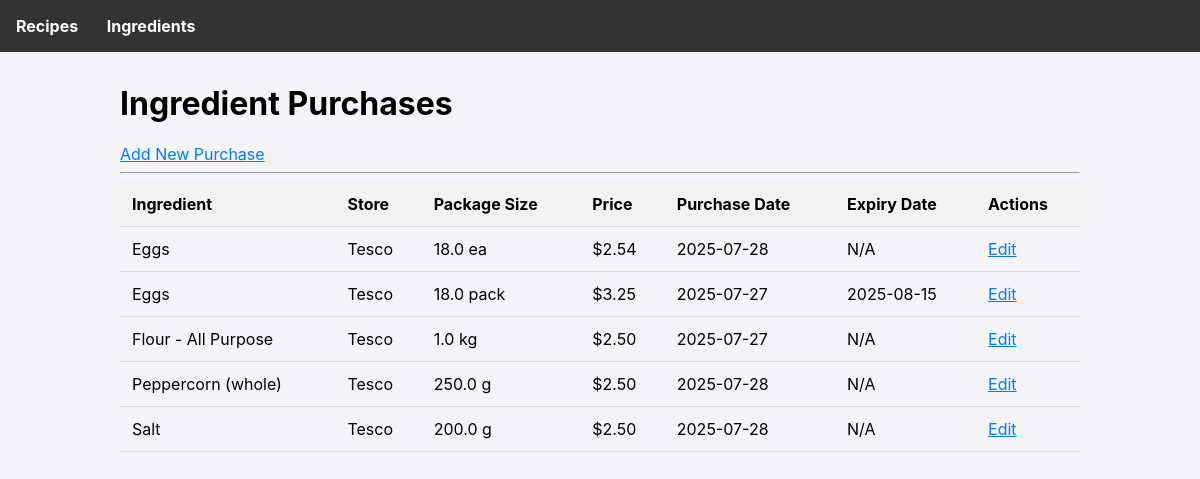
The page /ingredients on the database as committed earlier.
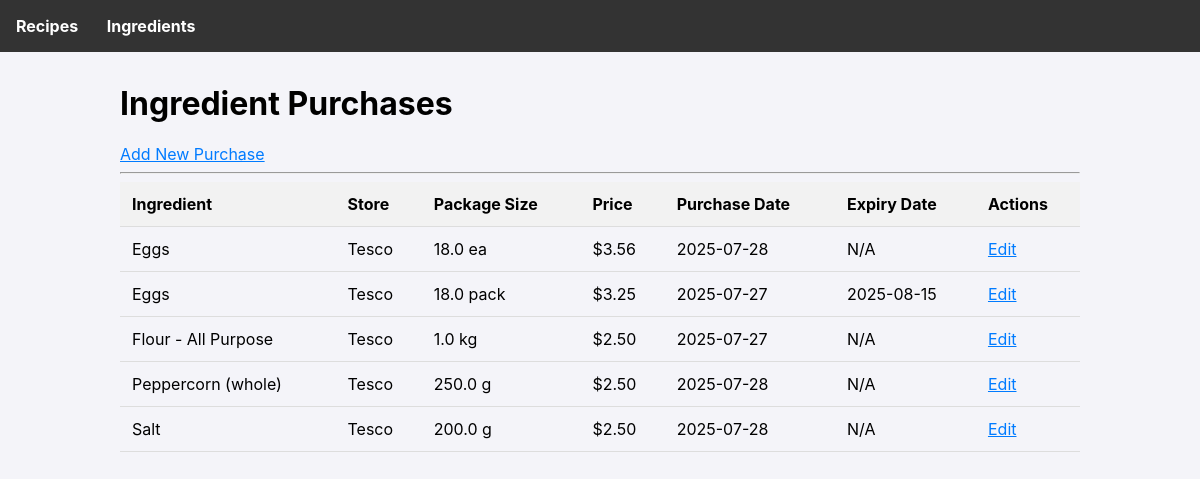
The same page on the database as committed later.
### tables this page shows
CREATE TABLE ingredient_purchases (
        id INTEGER PRIMARY KEY AUTOINCREMENT,
        ingredient_id INTEGER NOT NULL,
        store TEXT,
        package_amount REAL NOT NULL,
        package_unit TEXT NOT NULL,
        price REAL NOT NULL,
        purchase_date TEXT NOT NULL,
        expiry_date TEXT,
        FOREIGN KEY (ingredient_id) REFERENCES ingredients (id)
    );

CREATE TABLE ingredients (
        id INTEGER PRIMARY KEY AUTOINCREMENT,
        name TEXT UNIQUE NOT NULL
    );

### app.py (the view)
@app.route('/ingredients')
def list_ingredients():
    db = get_db()
    purchases = db.execute('''
        SELECT ip.*, i.name
        FROM ingredient_purchases ip
        JOIN ingredients i ON ip.ingredient_id = i.id
        ORDER BY i.name, ip.purchase_date DESC
    ''').fetchall()
    return render_template('ingredients.html', purchases=purchases)

### app.py (called while the page is built)
def get_db():
    if 'db' not in g:
        g.db = sqlite3.connect(DATABASE)
        g.db.row_factory = sqlite3.Row
    return g.db

### templates/ingredients.html
{% extends 'base.html' %}
{% block content %}
    <h1>Ingredient Purchases</h1>
    <a href="{{ url_for('add_ingredient') }}">Add New Purchase</a>
    <hr>
    <table>
        <thead>
            <tr>
                <th>Ingredient</th>
                <th>Store</th>
                <th>Package Size</th>
                <th>Price</th>
                <th>Purchase Date</th>
                <th>Expiry Date</th>
                <th>Actions</th>
            </tr>
        </thead>
        <tbody>
            {% for p in purchases %}
            <tr>
                <td>{{ p.name }}</td>
                <td>{{ p.store }}</td>
                <td>{{ p.package_amount }} {{ p.package_unit }}</td>
                <td>${{ '%.2f'|format(p.price) }}</td>
                <td>{{ p.purchase_date }}</td>
                <td>{{ p.expiry_date or 'N/A' }}</td>
                <td>
                    <a href="{{ url_for('edit_ingredient', purchase_id=p.id) }}">Edit</a>
                </td>
            </tr>
            {% else %}
            <tr>
                <td colspan="7">No ingredient purchases found.</td>
            </tr>
            {% endfor %}
        </tbody>
    </table>
{% endblock %}

### templates/base.html (shortened to what this page needs)
<!doctype html>
<html lang="en">
<head>
</head>
<body>
    <nav>
        <a href="{{ url_for('index') }}">Recipes</a>
        <a href="{{ url_for('list_ingredients') }}">Ingredients</a>
    </nav>
    <div class="container">
        {% block content %}{% endblock %}
    </div>
</body>
</html>

### templates/base.html (style rules this page uses)
body { font-family: -apple-system, BlinkMacSystemFont, "Segoe UI", Roboto, "Helvetica Neue", Arial, sans-serif; margin: 0; background-color: #f4f4f9; }
nav { background-color: #333; padding: 1rem; }
nav a { color: white; text-decoration: none; margin-right: 1.5rem; font-weight: bold; }
.container { max-width: 960px; margin: 2rem auto; padding: 0 1rem; }
a { color: #007bff; }
table { width: 100%; border-collapse: collapse; }
th, td { padding: 0.75rem; text-align: left; border-bottom: 1px solid #ddd; }
th { background-color: #f2f2f2; }

Rows that differ between the two databases and show on the page:
changed ingredient_purchases "ea": price "2.54" → "3.56"
